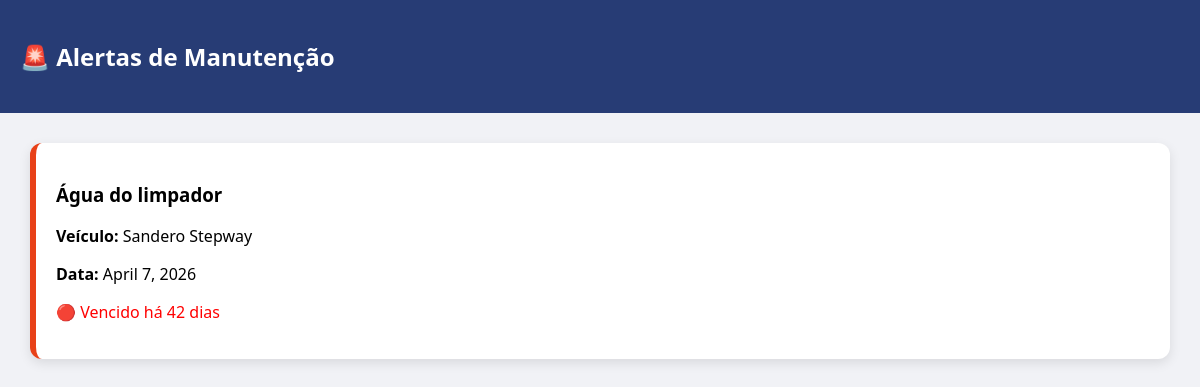
The app's page /alertas/ (signed in), older data.
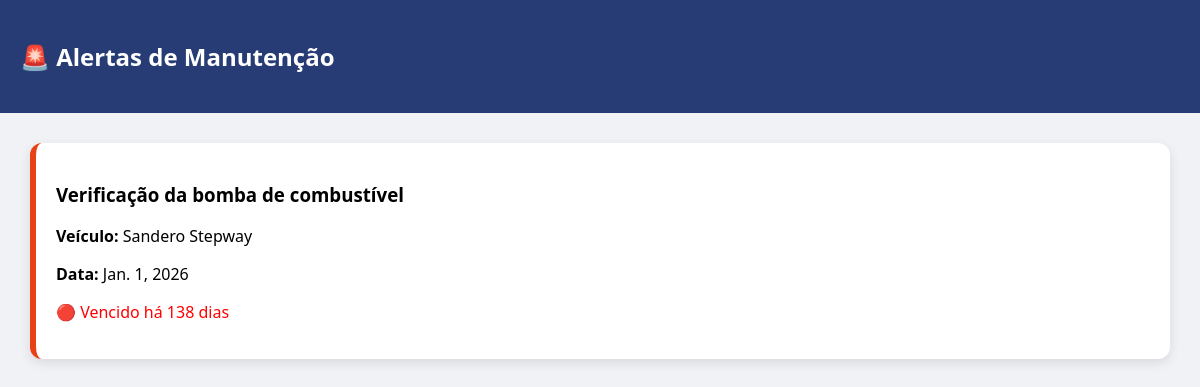
The same page, newer data.
### core/models.py (models this page shows, shortened)
class Veiculo(models.Model):
    usuario = models.ForeignKey(User, on_delete=models.CASCADE)
    marca = models.CharField(max_length=100, default="")
    modelo = models.CharField(max_length=100)
    ano = models.IntegerField()
    km_atual = models.IntegerField()

class TipoManutencao(models.Model):
    nome = models.CharField(max_length=100)
    categoria = models.ForeignKey(Categoria, on_delete=models.CASCADE)
    frequencia_dias = models.IntegerField(null=True, blank=True)
    frequencia_km = models.IntegerField(null=True, blank=True)

### core/views.py (the view)
# urls.py: path('alertas/', views.alertas, name='alertas'),
@login_required
def alertas(request):
    veiculos = Veiculo.objects.filter(
        usuario=request.user
    )
    tipos = TipoManutencao.objects.all()
    hoje = timezone.now().date()
    lista_alertas = []
    for veiculo in veiculos:
        for tipo in tipos:
            ultima = Manutencao.ultima_manutencao(
                veiculo,
                tipo
            )
            if not ultima:
                continue
            proxima_data = ultima.proxima_data()
            if not proxima_data:
                continue
            dias = (proxima_data - hoje).days
            dias_exibicao = abs(dias)
            if dias <= 0:
                nivel = "vencido"
            elif dias <= 7:
                nivel = "proximo"
            else:
                continue
            lista_alertas.append({
                "veiculo": veiculo,
                "tipo": tipo,
                "proxima_data": proxima_data,
                "dias": dias,
                "dias_exibicao": dias_exibicao,
                "nivel": nivel
            })
    lista_alertas = sorted(
        lista_alertas,
        key=lambda x: x["dias"]
    )
    return render(request, "alertas.html", {
        "alertas": lista_alertas
    })

### core/models.py (called while the page is built)
    def proxima_data(self):
        if self.tipo.frequencia_dias:
            return self.data + timedelta(days=self.tipo.frequencia_dias)
        return None

    @classmethod
    def ultima_manutencao(cls, veiculo, tipo):
        return cls.objects.filter(
            veiculo=veiculo,
            tipo=tipo
        ).order_by('-data').first()

### templates/alertas.html (shortened to what this page needs)
<!DOCTYPE html>
<html>
<head>
</head>
<body>
<div class="header">
    <h2>🚨 Alertas de Manutenção</h2>
</div>
<div class="container">
    {% if alertas %}
        {% for a in alertas %}
            <div class="card {{ a.nivel }}">
                <h3>{{ a.tipo.nome }}</h3>
                <p><b>Veículo:</b> {{ a.veiculo.modelo }}</p>
                <p><b>Data:</b> {{ a.proxima_data }}</p>
                {% if a.nivel == "vencido" %}
                    <p style="color:red;">🔴 Vencido há {{ a.dias_exibicao }} dias</p>
                {% else %}
                    <p style="color:orange;">🟡 Vence em {{ a.dias }} dias</p>
                {% endif %}
            </div>
        {% endfor %}
    {% else %}
        <p>🎉 Nenhuma manutenção crítica!</p>
    {% endif %}
</div>
</body>
</html>

Row changes from the older to the newer data that the page shows:
removed Veiculo: tipo.nome "Água do limpador", veiculo.modelo "Sandero Stepway", proxima_data "April 7, 2026", dias_exibicao "42"
added Veiculo: tipo.nome "Verificação da bomba de combustível", veiculo.modelo "Sandero Stepway", proxima_data "Jan. 1, 2026", dias_exibicao "138"
